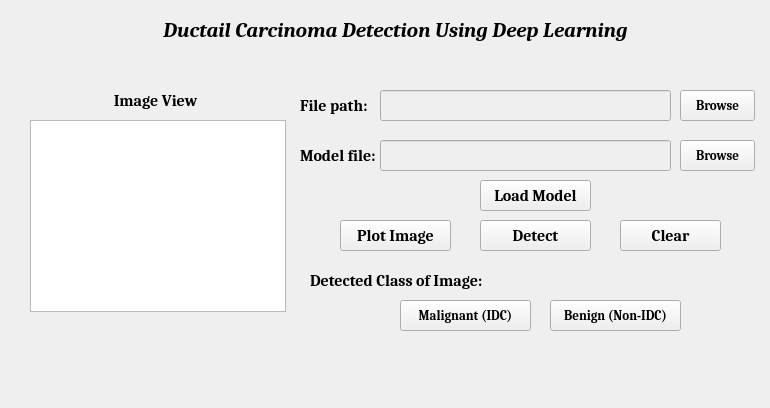
<?xml version="1.0" encoding="UTF-8"?>
<ui version="4.0">
 <class>StackedWidget</class>
 <widget class="QStackedWidget" name="StackedWidget">
  <property name="enabled">
   <bool>true</bool>
  </property>
  <property name="geometry">
   <rect>
    <x>0</x>
    <y>0</y>
    <width>770</width>
    <height>408</height>
   </rect>
  </property>
  <property name="font">
   <font>
    <weight>50</weight>
    <bold>false</bold>
   </font>
  </property>
  <property name="windowTitle">
   <string>StackedWidget</string>
  </property>
  <widget class="QWidget" name="first">
   <widget class="QLabel" name="label">
    <property name="geometry">
     <rect>
      <x>100</x>
      <y>10</y>
      <width>591</width>
      <height>41</height>
     </rect>
    </property>
    <property name="font">
     <font>
      <family>Cambria</family>
      <pointsize>16</pointsize>
      <weight>75</weight>
      <italic>true</italic>
      <bold>true</bold>
     </font>
    </property>
    <property name="text">
     <string>Ductail Carcinoma Detection Using Deep Learning</string>
    </property>
    <property name="alignment">
     <set>Qt::AlignCenter</set>
    </property>
   </widget>
   <widget class="QGraphicsView" name="graphicsView">
    <property name="geometry">
     <rect>
      <x>30</x>
      <y>120</y>
      <width>256</width>
      <height>192</height>
     </rect>
    </property>
   </widget>
   <widget class="QLabel" name="label_2">
    <property name="geometry">
     <rect>
      <x>30</x>
      <y>90</y>
      <width>251</width>
      <height>20</height>
     </rect>
    </property>
    <property name="font">
     <font>
      <family>Cambria</family>
      <pointsize>12</pointsize>
      <weight>75</weight>
      <bold>true</bold>
     </font>
    </property>
    <property name="text">
     <string>Image View</string>
    </property>
    <property name="alignment">
     <set>Qt::AlignCenter</set>
    </property>
   </widget>
   <widget class="QLabel" name="label_3">
    <property name="geometry">
     <rect>
      <x>300</x>
      <y>90</y>
      <width>81</width>
      <height>31</height>
     </rect>
    </property>
    <property name="font">
     <font>
      <family>Cambria</family>
      <pointsize>12</pointsize>
      <weight>75</weight>
      <bold>true</bold>
     </font>
    </property>
    <property name="text">
     <string>File path:</string>
    </property>
   </widget>
   <widget class="QLineEdit" name="filePath">
    <property name="enabled">
     <bool>false</bool>
    </property>
    <property name="geometry">
     <rect>
      <x>380</x>
      <y>90</y>
      <width>291</width>
      <height>31</height>
     </rect>
    </property>
    <property name="font">
     <font>
      <family>Cambria</family>
      <pointsize>12</pointsize>
     </font>
    </property>
   </widget>
   <widget class="QPushButton" name="browse">
    <property name="geometry">
     <rect>
      <x>680</x>
      <y>90</y>
      <width>75</width>
      <height>31</height>
     </rect>
    </property>
    <property name="font">
     <font>
      <family>Cambria</family>
      <pointsize>10</pointsize>
      <weight>75</weight>
      <bold>true</bold>
     </font>
    </property>
    <property name="cursor">
     <cursorShape>PointingHandCursor</cursorShape>
    </property>
    <property name="text">
     <string>Browse</string>
    </property>
   </widget>
   <widget class="QPushButton" name="plotImage">
    <property name="geometry">
     <rect>
      <x>340</x>
      <y>220</y>
      <width>111</width>
      <height>31</height>
     </rect>
    </property>
    <property name="font">
     <font>
      <family>Cambria</family>
      <pointsize>12</pointsize>
      <weight>75</weight>
      <bold>true</bold>
     </font>
    </property>
    <property name="cursor">
     <cursorShape>PointingHandCursor</cursorShape>
    </property>
    <property name="text">
     <string>Plot Image</string>
    </property>
   </widget>
   <widget class="QPushButton" name="detect">
    <property name="geometry">
     <rect>
      <x>480</x>
      <y>220</y>
      <width>111</width>
      <height>31</height>
     </rect>
    </property>
    <property name="font">
     <font>
      <family>Cambria</family>
      <pointsize>12</pointsize>
      <weight>75</weight>
      <bold>true</bold>
     </font>
    </property>
    <property name="cursor">
     <cursorShape>PointingHandCursor</cursorShape>
    </property>
    <property name="text">
     <string>Detect</string>
    </property>
   </widget>
   <widget class="QLabel" name="label_4">
    <property name="geometry">
     <rect>
      <x>310</x>
      <y>270</y>
      <width>201</width>
      <height>21</height>
     </rect>
    </property>
    <property name="font">
     <font>
      <family>Cambria</family>
      <pointsize>12</pointsize>
      <weight>75</weight>
      <bold>true</bold>
     </font>
    </property>
    <property name="text">
     <string>Detected Class of Image:</string>
    </property>
   </widget>
   <widget class="QLabel" name="result">
    <property name="geometry">
     <rect>
      <x>490</x>
      <y>270</y>
      <width>121</width>
      <height>21</height>
     </rect>
    </property>
    <property name="font">
     <font>
      <family>Cambria</family>
      <pointsize>12</pointsize>
      <weight>75</weight>
      <bold>true</bold>
     </font>
    </property>
    <property name="text">
     <string/>
    </property>
   </widget>
   <widget class="QPushButton" name="malignant">
    <property name="geometry">
     <rect>
      <x>400</x>
      <y>300</y>
      <width>131</width>
      <height>31</height>
     </rect>
    </property>
    <property name="font">
     <font>
      <family>Cambria</family>
      <pointsize>10</pointsize>
      <weight>75</weight>
      <bold>true</bold>
     </font>
    </property>
    <property name="cursor">
     <cursorShape>PointingHandCursor</cursorShape>
    </property>
    <property name="text">
     <string>Malignant (IDC)</string>
    </property>
   </widget>
   <widget class="QPushButton" name="benign">
    <property name="geometry">
     <rect>
      <x>550</x>
      <y>300</y>
      <width>131</width>
      <height>31</height>
     </rect>
    </property>
    <property name="font">
     <font>
      <family>Cambria</family>
      <pointsize>10</pointsize>
      <weight>75</weight>
      <bold>true</bold>
     </font>
    </property>
    <property name="cursor">
     <cursorShape>PointingHandCursor</cursorShape>
    </property>
    <property name="text">
     <string>Benign (Non-IDC)</string>
    </property>
   </widget>
   <widget class="QLabel" name="label_5">
    <property name="geometry">
     <rect>
      <x>300</x>
      <y>140</y>
      <width>91</width>
      <height>31</height>
     </rect>
    </property>
    <property name="font">
     <font>
      <family>Cambria</family>
      <pointsize>12</pointsize>
      <weight>75</weight>
      <bold>true</bold>
     </font>
    </property>
    <property name="text">
     <string>Model file:</string>
    </property>
   </widget>
   <widget class="QLineEdit" name="modelfile">
    <property name="enabled">
     <bool>false</bool>
    </property>
    <property name="geometry">
     <rect>
      <x>380</x>
      <y>140</y>
      <width>291</width>
      <height>31</height>
     </rect>
    </property>
    <property name="font">
     <font>
      <family>Cambria</family>
      <pointsize>12</pointsize>
     </font>
    </property>
   </widget>
   <widget class="QPushButton" name="browse_2">
    <property name="geometry">
     <rect>
      <x>680</x>
      <y>140</y>
      <width>75</width>
      <height>31</height>
     </rect>
    </property>
    <property name="font">
     <font>
      <family>Cambria</family>
      <pointsize>10</pointsize>
      <weight>75</weight>
      <bold>true</bold>
     </font>
    </property>
    <property name="cursor">
     <cursorShape>PointingHandCursor</cursorShape>
    </property>
    <property name="text">
     <string>Browse</string>
    </property>
   </widget>
   <widget class="QPushButton" name="loadmodel">
    <property name="geometry">
     <rect>
      <x>480</x>
      <y>180</y>
      <width>111</width>
      <height>31</height>
     </rect>
    </property>
    <property name="font">
     <font>
      <family>Cambria</family>
      <pointsize>12</pointsize>
      <weight>75</weight>
      <bold>true</bold>
     </font>
    </property>
    <property name="cursor">
     <cursorShape>PointingHandCursor</cursorShape>
    </property>
    <property name="text">
     <string>Load Model</string>
    </property>
   </widget>
   <widget class="QPushButton" name="clearbtn">
    <property name="geometry">
     <rect>
      <x>620</x>
      <y>220</y>
      <width>101</width>
      <height>31</height>
     </rect>
    </property>
    <property name="font">
     <font>
      <family>Cambria</family>
      <pointsize>12</pointsize>
      <weight>75</weight>
      <bold>true</bold>
     </font>
    </property>
    <property name="cursor">
     <cursorShape>PointingHandCursor</cursorShape>
    </property>
    <property name="text">
     <string>Clear</string>
    </property>
   </widget>
   <widget class="QLabel" name="warninglabel">
    <property name="geometry">
     <rect>
      <x>310</x>
      <y>340</y>
      <width>421</width>
      <height>21</height>
     </rect>
    </property>
    <property name="font">
     <font>
      <family>Cambria</family>
      <pointsize>12</pointsize>
      <weight>75</weight>
      <bold>true</bold>
     </font>
    </property>
    <property name="text">
     <string/>
    </property>
    <property name="alignment">
     <set>Qt::AlignCenter</set>
    </property>
   </widget>
  </widget>
 </widget>
 <resources/>
 <connections/>
</ui>
